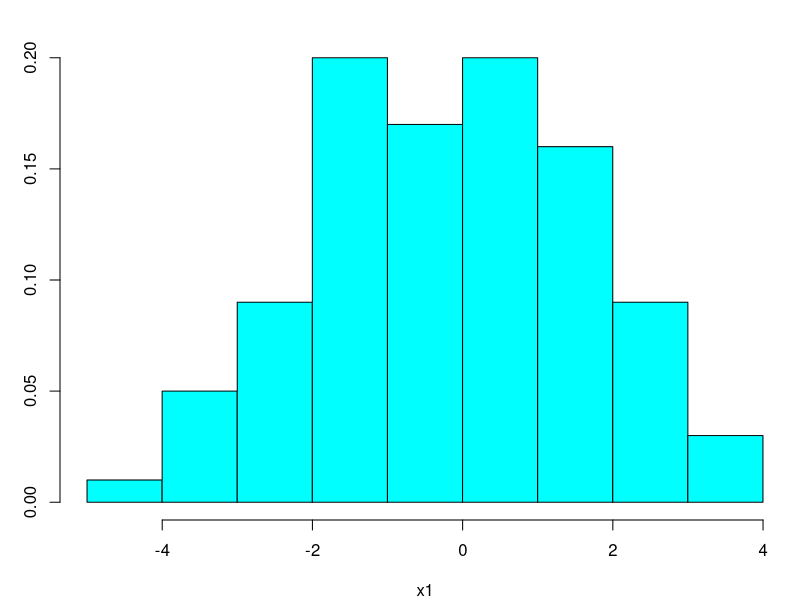
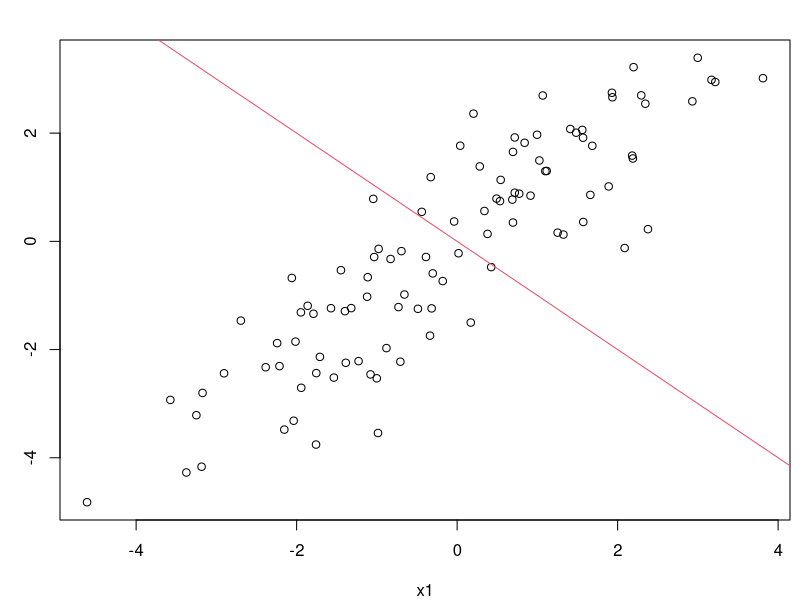

Recreate these plots in R, in order.
## R_Demo_Simulation_Variance.R
##########################################################################
## INSTRUCTOR: Christopher Fariss
## COURSE NAME: Programming and Simulation Methods for Computational Social Science (2W)
## University of Essex Summer School 2024
##
## Date: 2024-07-22
##
## Please e-mail me if you find any errors or have and suggestions (either email is fine)
## e-mail: cjf0006@gmail.com
## e-mail: cjfariss@umich.edu
##
##########################################################################
##
## Two websites that let you guess the correlation coefficient:
## 
## http://guessthecorrelation.com/
## http://istics.net/Correlations/
##
## Check out this additional resources:
## https://tinystats.github.io/teacups-giraffes-and-statistics/04_variance.html
## https://tinystats.github.io/teacups-giraffes-and-statistics/05_correlation.html
##
##########################################################################
## Introduction to tutorial:
## For this R tutorial, we will learn:
##
## Variance: a measure of the squared distance from the mean value of a variable to all other values of the variable (strictly positive).
##
## Standard deviation: a measure of the distance from the mean value of a variable to all other values of the variable (strictly positive). This is the square root of the variance measure. 
## 
## Covariance: a measure of the product of the distance from the mean values of two variables from each of the other values of the variable (strictly positive).
##
## Correlation: standardized measure of covariance that ranges between -1 and 1.
##
##
##
##########################################################################

## Use the normal distribution to simulate two variables 
sim_n <- 100
x1 <- rnorm(sim_n, 0, 2)

summary(x1)
#x1

library(MASS)
par(mar=c(4,3,2,.5))
truehist(x1)

error_or_distrurbance_term <- rnorm(sim_n, 0, 1)
x2 <- 0 + 1*x1 + error_or_distrurbance_term

## check the simulation visually
plot(x1, x2)
abline(a=0,b=-1,col=2)

cor(x1,x2)

## calculate the variance and standard deviation of the first variable
var(x1) ## variance 
sqrt(var(x1)) ## standard deviation
sd(x1) ## standard deviation

## calculate the variance and standard deviation of the second variable
var(x2) ## variance
sqrt(var(x2)) ## standard deviation
sd(x2) ## standard deviation

## calculate the relationship between the variance of the two variables (covariance and correlation)
cov(x1, x2) ## covariance
cor(x1, x2) ## correlation


## calculate the distance from the mean
x1_distance <- x1 - mean(x1)
x2_distance <- x2 - mean(x2)

## calculate the squared distance
x1_squared_distance <- x1_distance^2
x2_squared_distance <- x2_distance^2

## summarize the squared distance
summary(x1_squared_distance)
summary(x2_squared_distance)

## calculate the variance of x1
variance_x1 <- sum(x1_squared_distance)/(sim_n - 1)
variance_x1

## calculate the variance of x1
var(x1)

## calculate the variance of x2
variance_x2 <- sum(x2_squared_distance)/(sim_n - 1)
variance_x2

## calculate the variance of x2
var(x2)


## multiply each distance variable, which is called the crossproduct
x1x2_distance_product <- x1_distance * x2_distance

summary(x1x2_distance_product)

covariance_x1x2 <- sum(x1x2_distance_product)/(sim_n - 1)
covariance_x1x2
cov(x1, x2)

## standardize the covariance by dividing by the product of the two standard deviations
covariance_x1x2/(sd(x1)*sd(x2))
cor(x1, x2)


##########################################################################
## the relationship between the simulated correlation estimated by several functions
##########################################################################

## define a function to transform a variable so that it has mean 0 and sd 1
standarize_function <- function(x){
  (x-mean(x))/sd(x)
}

mean(x1)
sd(x1)

mean(standarize_function(x1))
sd(standarize_function(x1))


summary(scale(x1))
summary(standarize_function(x1))

## test that all values returned from the two functions are equal
all(scale(x1)==standarize_function(x1))

## view the variance from the returned values of the two function
var(scale(x1))
var(standarize_function(x1))

## view the covariance of the two variables 
cov(x1,x2)

## view the correlation of the two variables 
cor(x1,x2)

## view the covariance of the standardized values of the two variables 
cov(scale(x1), scale(x2))

## test if the values of the standardized values of the two variables are equal to the correlation of the two variables
cor(x1,x2) == cov(scale(x1), scale(x2))


## use the linear model function lm() to calculate the correlation coefficient 
fit <- lm(x2 ~ x1)
summary(fit)

## print the r-squared value
summary(fit)$r.squared

summary(fit)[[8]]

## calculate the square root of the r-squared value from the bivariate regression which is the correlation coefficient
sqrt(summary(fit)$r.squared)

cor(x1,x2) 

## test if the r-squared value from the bivariate regression which is the correlation coefficient
cor(x1,x2) == sqrt(summary(fit)$r.squared)

## standardize the x2 variable 
fit <- lm(scale(x2) ~ x1)
summary(fit)

## standardize the x2 variable and set the intercept to 0 (i.e., do not estimate the intercept, alpha, or b0)
fit <- lm(scale(x2) ~ -1 + x1)
summary(fit)

## standardize the x2 variable, the x1 variable, and set the intercept to 0
fit <- lm(scale(x2) ~ -1 + scale(x1))
summary(fit)

## notice that the correlation is the same as the regression coefficient from the summary() function above
cor(x1, x2)

## test 
summary(fit)$coefficients[1] == cor(x1, x2)

## the test above is false because of a round error
## use the round function to determine how many digits the test above is TRUE before becoming FALSE

## THIS IS JUST FOR FUN
significant_digit <- 0
test <- TRUE
repeat{
  test <- round(summary(fit)$coefficients[1], significant_digit) == round(cor(x1, x2), significant_digit)
  if(test==FALSE) break
  significant_digit <- significant_digit + 1
}
significant_digit

## double check
round(summary(fit)$coefficients[1], significant_digit-1) == round(cor(x1, x2), significant_digit-1)
round(summary(fit)$coefficients[1], significant_digit) == round(cor(x1, x2), significant_digit)

## so the correlations coefficient from the lm() function compared to the cor() function are equivalent to the 16th significant digit (i.e., 0.0000000000000000).

print(summary(fit)$coefficients[1], significant_digit-1)
print(cor(x1, x2), significant_digit-1)

## the difference between the two values is 0.0000000000000003
print(summary(fit)$coefficients[1], significant_digit)
print(cor(x1, x2), significant_digit)

## we can print out to 22 significant digits in R (note: that this number may be different depending on your computer)
significant_digit+6

print(summary(fit)$coefficients[1], significant_digit+6)
print(cor(x1, x2), significant_digit+6)

